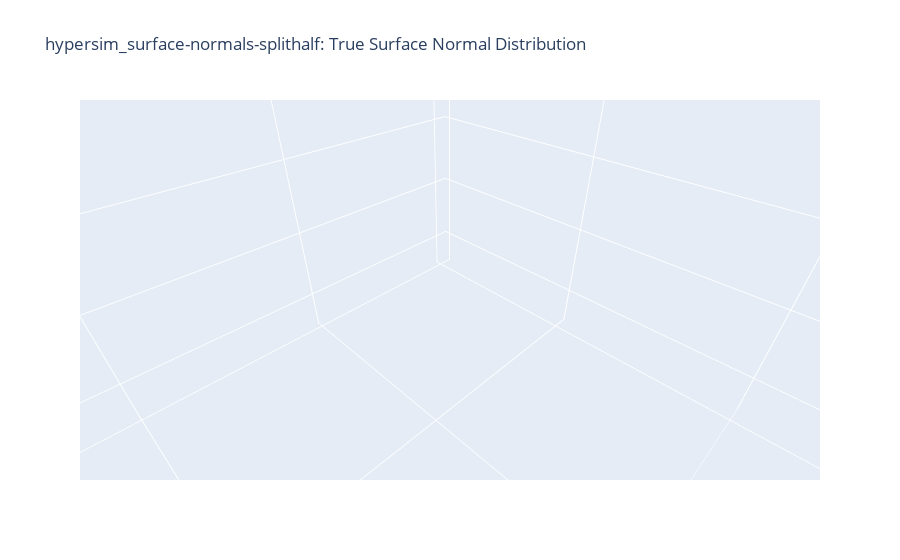

The notebook cell saved with this chart:
### Code cell
fig = go.Figure(data=[go.Scatter3d(x=true_directions[:, 0], 
                                   y=true_directions[:, 1], 
                                   z=true_directions[:, 2],
                                   mode='markers',
                                   marker=dict(
                                    size=5,
                                    color=true_directions[:, 0],                # set color to an array/list of desired values
                                    colorscale='Viridis',   # choose a colorscale
                                    opacity=0.8
                                ))])

fig.update_layout({"title": f"{experimentName}: True Surface Normal Distribution"})
fig.show()

### Figure 1 — Plotly figure (JSON) as saved in the notebook; plotly's stock layout.template omitted (floating-point values rounded to 4 significant figures; data arrays with more than 128 entries replaced by an {"elided": "..."} marker saying what was removed)
{"data": [{"marker": {"color": {"elided": "4763 float values"}, "colorscale": [[0, "#440154"], [0.1111, "#482878"], [0.2222, "#3e4989"], [0.3333, "#31688e"], [0.4444, "#26828e"], [0.5556, "#1f9e89"], [0.6667, "#35b779"], [0.7778, "#6ece58"], [0.8889, "#b5de2b"], [1, "#fde725"]], "opacity": 0.8, "size": 5}, "mode": "markers", "type": "scatter3d", "x": {"elided": "4763 float values"}, "y": {"elided": "4763 float values"}, "z": {"elided": "4763 float values"}}], "layout": {"autosize": true, "scene": {"aspectmode": "auto", "aspectratio": {"x": 1.042, "y": 1.065, "z": 0.9009}, "camera": {"center": {"x": 0, "y": 0, "z": 0}, "eye": {"x": 0.005882, "y": 0.005882, "z": 0.005882}, "projection": {"type": "perspective"}, "up": {"x": 0, "y": 0, "z": 1}}}, "title": {"text": "hypersim_surface-normals-splithalf: True Surface Normal Distribution"}}}
